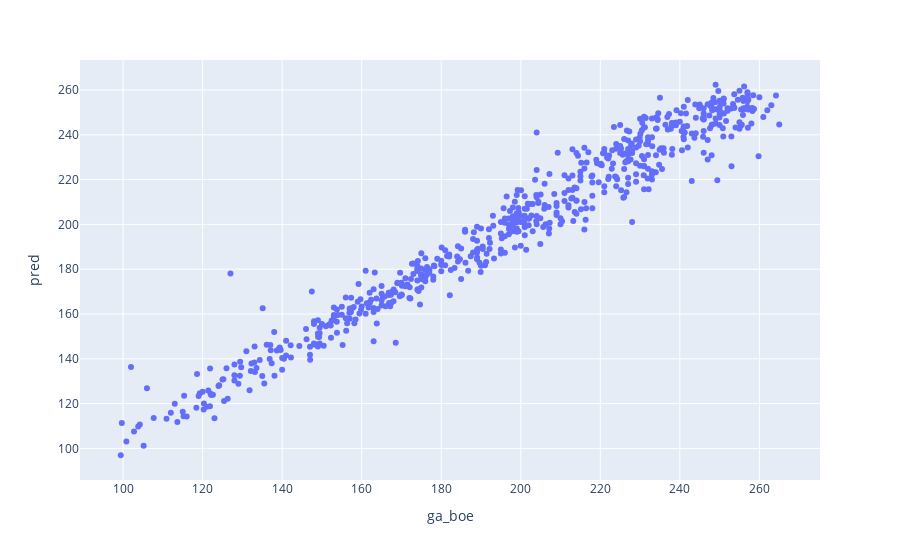

The code cell stored with this chart in its notebook:
### Code cell
fig = px.scatter(df_g, x="ga_boe", y="pred")
fig

### Figure 1 — Plotly figure (JSON) as saved in the notebook; plotly's stock layout.template omitted (floating-point values rounded to 4 significant figures; data arrays with more than 128 entries replaced by an {"elided": "..."} marker saying what was removed)
{"data": [{"hovertemplate": "ga_boe=%{x}<br>pred=%{y}<extra></extra>", "legendgroup": "", "marker": {"color": "#636efa", "symbol": "circle"}, "mode": "markers", "name": "", "orientation": "v", "showlegend": false, "type": "scatter", "x": {"elided": "638 float values"}, "xaxis": "x", "y": {"elided": "638 float values"}, "yaxis": "y"}], "layout": {"autosize": true, "legend": {"tracegroupgap": 0}, "margin": {"t": 60}, "xaxis": {"anchor": "y", "autorange": true, "domain": [0, 1], "range": [89.68, 274.7], "title": {"text": "ga_boe"}, "type": "linear"}, "yaxis": {"anchor": "x", "autorange": true, "domain": [0, 1], "range": [84.15, 275.2], "title": {"text": "pred"}, "type": "linear"}}}
